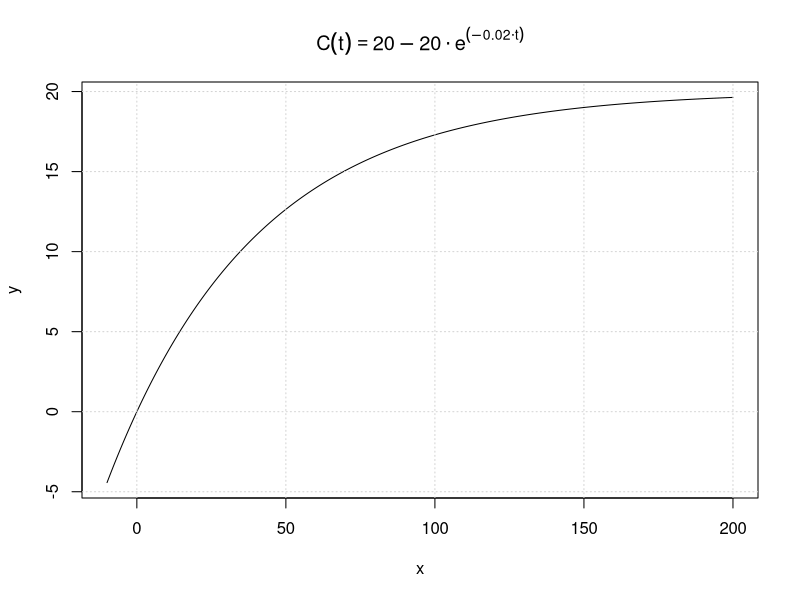

Here is the R script that generated this plot:
## ---- chunk 1
c <- function(t){20-20*exp(-0.02*t)}

x <- seq(-10, 200, by=0.5)
y <- sapply(x, FUN=c)

plot(x, y, type='l', main=expression(C(t) == 20 - 20 %.% e^(-0.02 %.% t)))
grid()
